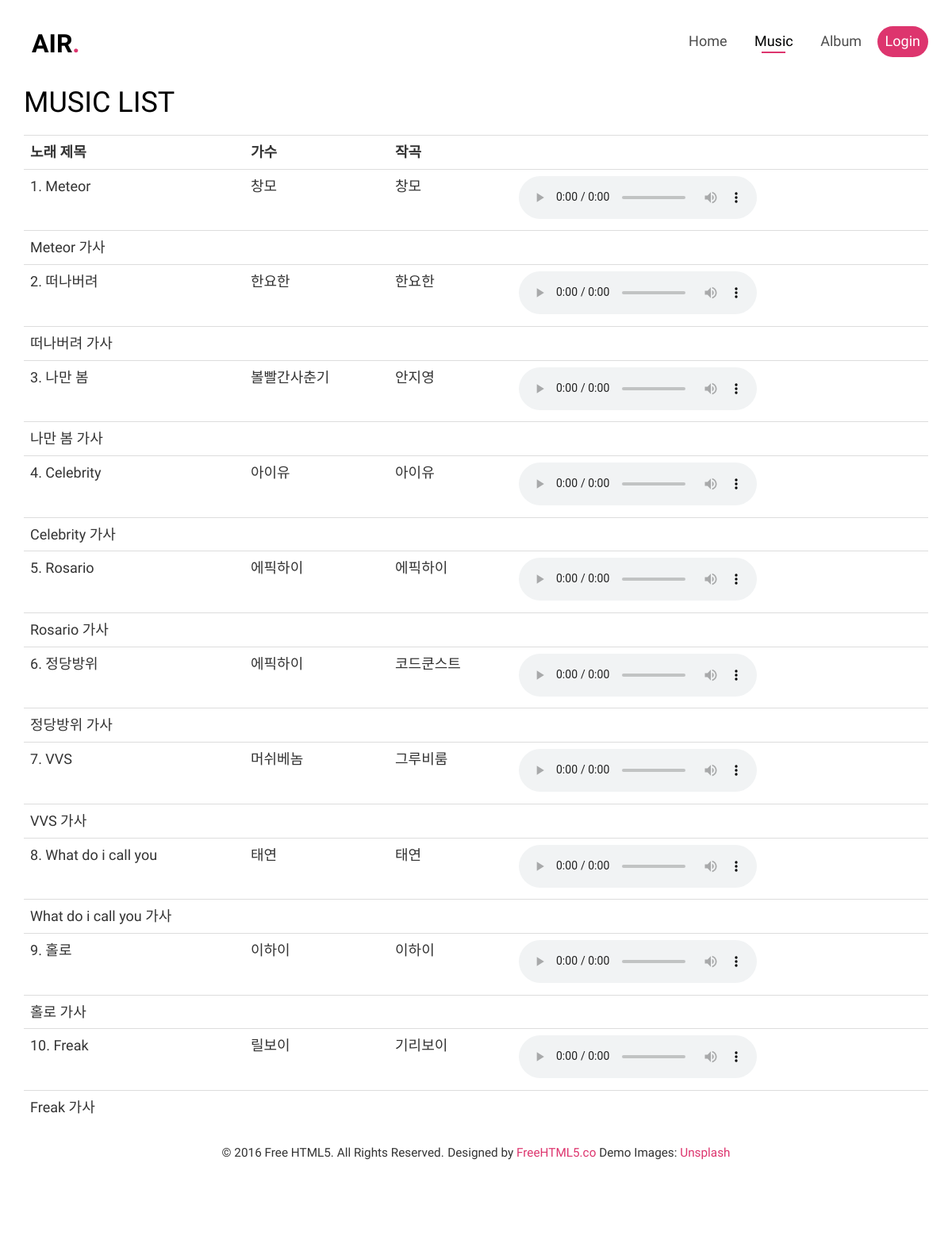
/blog/chart/, run on the app's committed database.
### blog/models.py (models this page shows)
class Music(models.Model):
    music_no = models.AutoField(primary_key=True)
    music_name = models.CharField(max_length=20)
    music_artist = models.ForeignKey("Artist", related_name="artist", on_delete=models.CASCADE)
    music_composer = models.CharField(max_length = 15)
    music_lyricsist = models.CharField(max_length = 15)
    music_lyrics = models.TextField()
    music_file = models.FileField(default='')
    def __str__(self):
        return self.music_name

class Artist(models.Model):
    artist_no = models.AutoField(primary_key=True)
    artist_name = models.CharField(max_length=15)
    artist_category = models.ManyToManyField(Category, help_text="음악 장르를 설정하세요")
    def __str__(self):
        return self.artist_name

### blog/views.py (the view)
# urls.py: path('chart/', views.chart, name="chart"),
def chart(request) : #curr_page : 현재 페이지
    music_list = Music.objects.all()
    print(music_list)
    context = {"music_list" : music_list}
    return render(request, "chart.html", context )

### blog/templates/chart.html (shortened to what this page needs)
<!DOCTYPE HTML>
{% load static %}
<html>
	<head>
	<link rel="stylesheet" href="{% static 'css/animate.css' %}">
	<link rel="stylesheet" href="{% static 'css/icomoon.css' %}">
	<link rel="stylesheet" href="{% static 'css/bootstrap.css' %}">
	<link rel="stylesheet" href="{% static 'css/flexslider.css' %}">
	<link rel="stylesheet" href="{% static 'css/style.css' %}">
	</head>
	<body>
	<div id="page">
	<nav class="fh5co-nav" role="navigation">
		<div class="top-menu">
			<div class="container">
				<div class="row">
					<div class="col-xs-2">
						<div id="fh5co-logo"><a href="{% url 'index' %}">Air<span>.</span></a></div>
					</div>
					<div class="col-xs-10 text-right menu-1">
						<ul>
							<li ><a href="{% url 'index' %}">Home</a></li>
							<li class="active"><a href="{% url 'chart' %}">Music</a></li>
							<li class="has-dropdown">
								<a href="{% url 'single' %}">Album</a>
							</li>
							{% if user.is_active %}
							<li><a href="{% url 'playlist' %}">Playlist</a></li>
							<li class="btn-cta"><a href="{% url 'login' %}"><span>Logout</span></a></li>
							{% else %}
							<li class="btn-cta"><a href="{% url 'login' %}"><span>Login</span></a></li>
							{% endif %}
						</ul>
					</div>
				</div>
			</div>
		</div>
	</nav>
<div class="container"  >
    <h1> MUSIC LIST </h1>
    <table class="table table-hover"  >
    <tr><th>노래 제목</th><th>가수</th><th colspan="2">작곡</th>{% if user.is_active %}<th>담기</th>{% else %}<th></th>{% endif %}
        {% if music_list %}
			{% for list in music_list %}
				<tr><td>{{ list.music_no }}. {{ list.music_name }}</td>
					<td>{{ list.music_artist }}</td>
					<td>{{ list.music_composer }}</td>
					<td><audio controls><source src="{{list.music_file.url}}" ></audio></td>
					{% if user.is_active %}
					<td>
						<form action="{% url 'list_add' list.music_no %}">
							<span><input type="submit" value="+ 담기"/></span>
						</form>
					</td>
					{% else %}
					<td></td>
					{% endif %}
					<tr><td colspan="5"><details>
						<summary>{{list.music_name}} 가사</summary>
					</details></td></tr>
				</tr>
			{% endfor %}
        {% endif %}
    </table>
    </div>
    <div class="row copyright">
        <div class="col-md-12 text-center">
            <p>
                <small class="block">&copy; 2016 Free HTML5. All Rights Reserved.</small>
                <small class="block">Designed by <a href="http://freehtml5.co/" target="_blank">FreeHTML5.co</a> Demo Images: <a href="http://unsplash.co/" target="_blank">Unsplash</a></small>
            </p>
            <p>
                <ul class="fh5co-social-icons">
                    <li><a href="#"><i class="icon-twitter"></i></a></li>
                    <li><a href="#"><i class="icon-facebook"></i></a></li>
                    <li><a href="#"><i class="icon-linkedin"></i></a></li>
                    <li><a href="#"><i class="icon-dribbble"></i></a></li>
                </ul>
            </p>
        </div>
    </div>
</div>
</body>
</html>

### static/css/icomoon.css (style rules this page uses)
[class^="icon-"], [class*=" icon-"] { font-family: 'icomoon' !important; speak: none; font-style: normal; font-weight: normal; font-variant: normal; text-transform: none; line-height: 1; -webkit-font-smoothing: antialiased; -moz-osx-font-smoothing: grayscale; }
.icon-facebook:before { content: "\e05d"; }
.icon-twitter:before { content: "\e05e"; }
.icon-linkedin:before { content: "\e062"; }
.icon-dribbble:before { content: "\e063"; }

### static/css/style.css (style rules this page uses)
body { font-family: "Inconsolata", Arial, sans-serif; font-weight: 400; font-size: 18px; line-height: 1.7; color: #333333; background: #fff; }
#page { position: relative; overflow-x: hidden; width: 100%; height: 100%; -webkit-transition: 0.5s; -o-transition: 0.5s; transition: 0.5s; }
a { color: #DD356E; -webkit-transition: 0.5s; -o-transition: 0.5s; transition: 0.5s; }
p { margin-bottom: 30px; }
h1, h2, h3, h4, h5, h6, figure { color: #000; font-family: "Inconsolata", Arial, sans-serif; font-weight: 400; margin: 0 0 20px 0; }
.fh5co-nav { background: #fff; }
.fh5co-nav .top-menu { padding: 28px 0; }
.fh5co-nav #fh5co-logo { font-size: 32px; margin: 0; padding: 0; text-transform: uppercase; font-weight: 700; font-family: "Inconsolata", Arial, sans-serif; }
.fh5co-nav #fh5co-logo a span { color: #DD356E; }
.fh5co-nav a { padding: 5px 10px; color: #000; }
.fh5co-nav ul { padding: 0; margin: 5px 0 0 0; }
.fh5co-nav ul li { padding: 0; margin: 0; list-style: none; display: inline; }
.fh5co-nav ul li a { font-size: 18px; padding: 30px 15px; color: rgba(0, 0, 0, 0.7); -webkit-transition: 0.5s; -o-transition: 0.5s; transition: 0.5s; }
.fh5co-nav ul li.has-dropdown { position: relative; }
.fh5co-nav ul li.btn-cta a { padding: 30px 0px !important; color: #fff; }
.fh5co-nav ul li.btn-cta a span { background: #dd356e; padding: 4px 10px; display: -moz-inline-stack; display: inline-block; zoom: 1; *display: inline; -webkit-transition: 0.3s; -o-transition: 0.3s; transition: 0.3s; -webkit-border-radius: 100px; -moz-border-radius: 100px; -ms-border-radius: 100px; border-radius: 100px; }
.fh5co-nav ul li.active > a { color: #000 !important; position: relative; }
.fh5co-nav ul li.active > a:after { position: absolute; bottom: 25px; left: 0; right: 0; content: ''; width: 30px; height: 2px; background: #DD356E; margin: 0 auto; }
.fh5co-social-icons { margin: 0; padding: 0; }
.fh5co-social-icons li { margin: 0; padding: 0; list-style: none; display: -moz-inline-stack; display: inline-block; zoom: 1; *display: inline; }
.fh5co-social-icons li a { display: -moz-inline-stack; display: inline-block; zoom: 1; *display: inline; color: #DD356E; padding-left: 10px; padding-right: 10px; }
.fh5co-social-icons li a i { font-size: 20px; }
#fh5co-offcanvas a { color: rgba(255, 255, 255, 0.5); }
#fh5co-offcanvas ul { padding: 0; margin: 0; }
#fh5co-offcanvas ul li { padding: 0; margin: 0; list-style: none; }
#fh5co-offcanvas ul li.offcanvas-has-dropdown > a { display: block; position: relative; }
#fh5co-offcanvas ul li.offcanvas-has-dropdown > a:after { position: absolute; right: 0px; font-family: 'icomoon'; speak: none; font-style: normal; font-weight: normal; font-variant: normal; text-transform: none; line-height: 1; -webkit-font-smoothing: antialiased; -moz-osx-font-smoothing: grayscale; content: "\ebfc"; font-size: 20px; color: rgba(255, 255, 255, 0.2); -webkit-transition: 0.5s; -o-transition: 0.5s; transition: 0.5s; }

### data on the page
Music: music_no "1", music_name "Meteor", music_artist "창모", music_composer "창모"
Music: music_no "2", music_name "떠나버려", music_artist "한요한", music_composer "한요한"
Music: music_no "3", music_name "나만 봄", music_artist "볼빨간사춘기", music_composer "안지영"
Music: music_no "4", music_name "Celebrity", music_artist "아이유", music_composer "아이유"
Music: music_no "5", music_name "Rosario", music_artist "에픽하이", music_composer "에픽하이"
Music: music_no "6", music_name "정당방위", music_artist "에픽하이", music_composer "코드쿤스트"
Music: music_no "7", music_name "VVS", music_artist "머쉬베놈", music_composer "그루비룸"
Music: music_no "8", music_name "What do i call you", music_artist "태연", music_composer "태연"
Music: music_no "9", music_name "홀로", music_artist "이하이", music_composer "이하이"
Music: music_no "10", music_name "Freak", music_artist "릴보이", music_composer "기리보이"
